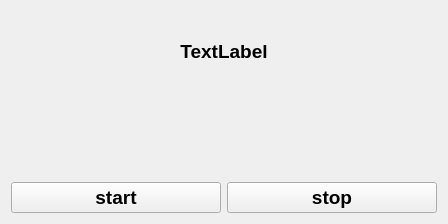
<?xml version="1.0" encoding="UTF-8"?>
<ui version="4.0">
 <class>Tomate</class>
 <widget class="QWidget" name="Tomate">
  <property name="geometry">
   <rect>
    <x>0</x>
    <y>0</y>
    <width>448</width>
    <height>224</height>
   </rect>
  </property>
  <property name="font">
   <font>
    <pointsize>14</pointsize>
    <weight>75</weight>
    <bold>true</bold>
   </font>
  </property>
  <property name="windowTitle">
   <string>tomato manager</string>
  </property>
  <layout class="QGridLayout" name="gridLayout">
   <item row="1" column="0">
    <widget class="QLabel" name="beginTime">
     <property name="text">
      <string/>
     </property>
     <property name="alignment">
      <set>Qt::AlignRight|Qt::AlignTrailing|Qt::AlignVCenter</set>
     </property>
    </widget>
   </item>
   <item row="1" column="1">
    <widget class="QLabel" name="remainTime">
     <property name="text">
      <string/>
     </property>
     <property name="alignment">
      <set>Qt::AlignLeading|Qt::AlignLeft|Qt::AlignVCenter</set>
     </property>
    </widget>
   </item>
   <item row="2" column="0">
    <widget class="QPushButton" name="pushButton">
     <property name="text">
      <string>start</string>
     </property>
    </widget>
   </item>
   <item row="0" column="0" colspan="2">
    <widget class="QLabel" name="currentTime">
     <property name="text">
      <string>TextLabel</string>
     </property>
     <property name="alignment">
      <set>Qt::AlignCenter</set>
     </property>
    </widget>
   </item>
   <item row="2" column="1">
    <widget class="QPushButton" name="pushButton_stop">
     <property name="text">
      <string>stop</string>
     </property>
    </widget>
   </item>
  </layout>
 </widget>
 <resources/>
 <connections/>
</ui>
